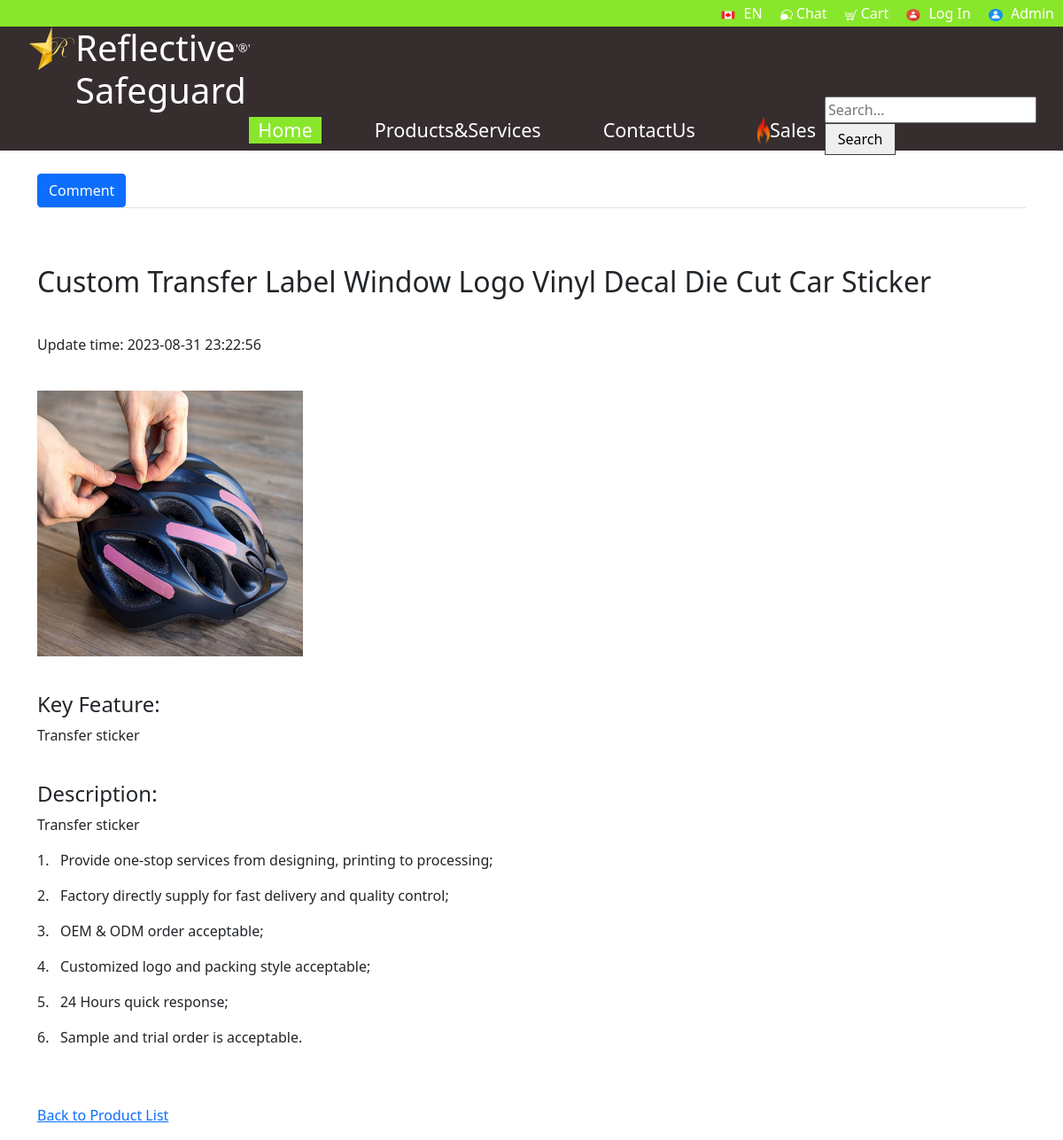
The page /product-detail-user.php?id=49 on the database its author committed.
### tables this page shows
CREATE TABLE `products`  (
  `product_id` int NOT NULL AUTO_INCREMENT,
  `date_time` timestamp NOT NULL DEFAULT CURRENT_TIMESTAMP,
  `update_time` timestamp NOT NULL DEFAULT CURRENT_TIMESTAMP ON UPDATE CURRENT_TIMESTAMP,
  `product_name` text NOT NULL,
  `product_keyfeature` text NOT NULL,
  `product_description` text NOT NULL,
  `product_image` text NOT NULL,
  `top_sales` tinyint(1) NOT NULL,
  `category_id` int NULL DEFAULT NULL,
  PRIMARY KEY (`product_id`) USING BTREE,
  INDEX `category_id`(`category_id` ASC) USING BTREE,
  INDEX `category_id_2`(`category_id` ASC) USING BTREE,
  INDEX `category_id_3`(`category_id` ASC) USING BTREE
);

### product-detail-user.php (the view, shortened to what this page needs)
<?php
global $db;
if (isset($_GET['id'])) {
    $id = $_GET['id'];
    $query = "SELECT * FROM products WHERE product_id = :id";
    $statement = $db->prepare($query);
    $statement->bindValue(':id', $id, PDO::PARAM_INT);
    $statement->execute();
    $product = $statement->fetch();
    if ($product) {
        $update_time = $product['update_time'];
        $product_name = $product['product_name'];
        $key_feature = $product['product_keyfeature'];
        $description = $product['product_description'];
        $image = $product['product_image'];
        $description = html_entity_decode($description);
    }else{
        util::jsonError("Product not found.");
    }
}
?>
<!DOCTYPE html>
<html lang="en">
<head>
    <link rel="stylesheet" type="text/css" href="style.css">
    <link rel="stylesheet" type="text/css" href="admin-cms.css">
    <link href="https://cdn.jsdelivr.net/npm/bootstrap@5.0.2/dist/css/bootstrap.min.css" rel="stylesheet">
</head>
<body>
<div id="nav">
    <?php include('nav.php'); ?>
</div>
<div class="container-fluid" style="margin-top: 100px;">
    <div class="col py-3">
        <div class="container">
            <h1>Product Detail</h1><br>
            <ul class="nav nav-tabs">
                    <a href="#" class="btn btn-primary">Comment</a>
            </ul>
            <br><br>
            <p><h2><?php echo $product_name; ?></h2></p>
            <br>
            <p>Update time: <?php echo $update_time; ?></p>
            <br>
            <img src="./images/uploads/<?php echo $image; ?>" alt="product image" width="300" height="300">
            <br><br>
            <p><h4>Key Feature:</h4><?php echo $key_feature; ?></p>
            <br>
            <div><h4>Description:</h4><div id="description-dom"><?php echo html_entity_decode($description); ?></div></div>
            <br><br>
            <a href="product-display-user.php">Back to Product List</a>
        </div>
    </div>
</div>
</body>
</html>

### style.css (style rules this page uses)
body { margin:0; padding: 0; background: #e3e3e3; font-family: Arial,sans-serif; font-weight: normal; color: #362d2e; }

### rows shown on the page
products: product_name "Custom Transfer Label Window Logo Vinyl Decal Die Cut Car Sticker", update_time "2023-08-31 23:22:56", product_image (picture), product_keyfeature "Transfer sticker", product_description "Transfer sticker 1. Provide one-stop services from designing, printing to processing; 2. Factory directly supply for fast delivery and quality control; 3. OEM & ODM order acceptable; 4. Customized logo and packing style acceptable; 5. 24 Hours quick response; 6. Sample and trial order is acceptable."
